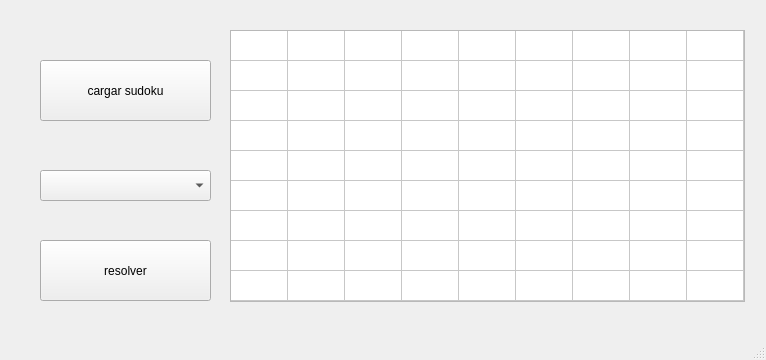
<?xml version="1.0" encoding="UTF-8"?>
<ui version="4.0">
 <class>MainWindow</class>
 <widget class="QMainWindow" name="MainWindow">
  <property name="geometry">
   <rect>
    <x>0</x>
    <y>0</y>
    <width>766</width>
    <height>360</height>
   </rect>
  </property>
  <property name="windowTitle">
   <string>SudokuSolver</string>
  </property>
  <property name="windowIcon">
   <iconset>
    <normaloff>../Downloads/sudoku_icon.png</normaloff>../Downloads/sudoku_icon.png</iconset>
  </property>
  <property name="autoFillBackground">
   <bool>false</bool>
  </property>
  <widget class="QWidget" name="centralwidget">
   <widget class="QPushButton" name="btnLoadSudoku">
    <property name="geometry">
     <rect>
      <x>40</x>
      <y>60</y>
      <width>171</width>
      <height>61</height>
     </rect>
    </property>
    <property name="text">
     <string>cargar sudoku</string>
    </property>
   </widget>
   <widget class="QComboBox" name="comboAlgorithm">
    <property name="geometry">
     <rect>
      <x>40</x>
      <y>170</y>
      <width>171</width>
      <height>31</height>
     </rect>
    </property>
   </widget>
   <widget class="QPushButton" name="btnSolve">
    <property name="geometry">
     <rect>
      <x>40</x>
      <y>240</y>
      <width>171</width>
      <height>61</height>
     </rect>
    </property>
    <property name="text">
     <string>resolver</string>
    </property>
   </widget>
   <widget class="QTableWidget" name="tableSudoku">
    <property name="geometry">
     <rect>
      <x>230</x>
      <y>30</y>
      <width>515</width>
      <height>272</height>
     </rect>
    </property>
    <attribute name="horizontalHeaderVisible">
     <bool>false</bool>
    </attribute>
    <attribute name="horizontalHeaderMinimumSectionSize">
     <number>21</number>
    </attribute>
    <attribute name="horizontalHeaderDefaultSectionSize">
     <number>57</number>
    </attribute>
    <attribute name="verticalHeaderVisible">
     <bool>false</bool>
    </attribute>
    <row>
     <property name="text">
      <string/>
     </property>
    </row>
    <row>
     <property name="text">
      <string/>
     </property>
    </row>
    <row>
     <property name="text">
      <string/>
     </property>
    </row>
    <row>
     <property name="text">
      <string/>
     </property>
    </row>
    <row>
     <property name="text">
      <string/>
     </property>
    </row>
    <row>
     <property name="text">
      <string/>
     </property>
    </row>
    <row>
     <property name="text">
      <string/>
     </property>
    </row>
    <row>
     <property name="text">
      <string/>
     </property>
    </row>
    <row>
     <property name="text">
      <string/>
     </property>
    </row>
    <column>
     <property name="text">
      <string/>
     </property>
    </column>
    <column>
     <property name="text">
      <string/>
     </property>
    </column>
    <column>
     <property name="text">
      <string/>
     </property>
    </column>
    <column>
     <property name="text">
      <string/>
     </property>
    </column>
    <column>
     <property name="text">
      <string/>
     </property>
    </column>
    <column>
     <property name="text">
      <string/>
     </property>
    </column>
    <column>
     <property name="text">
      <string/>
     </property>
    </column>
    <column>
     <property name="text">
      <string/>
     </property>
    </column>
    <column>
     <property name="text">
      <string/>
     </property>
    </column>
   </widget>
  </widget>
  <widget class="QMenuBar" name="menubar">
   <property name="geometry">
    <rect>
     <x>0</x>
     <y>0</y>
     <width>766</width>
     <height>22</height>
    </rect>
   </property>
  </widget>
  <widget class="QStatusBar" name="statusbar"/>
 </widget>
 <resources/>
 <connections/>
</ui>
